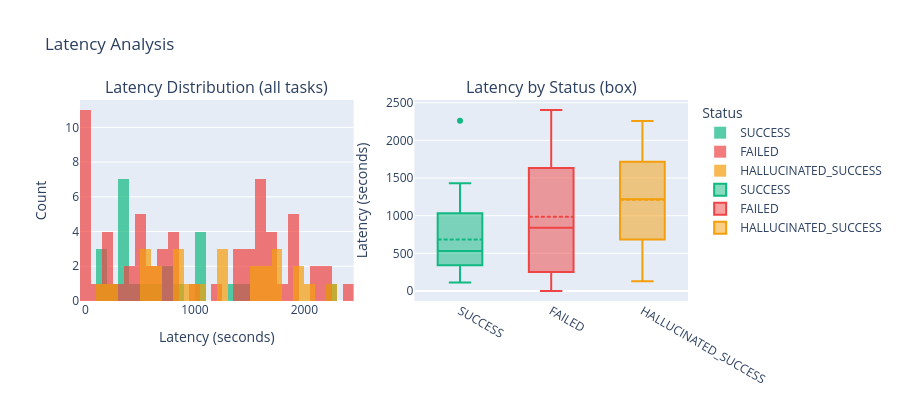

Notebook cell for this chart:
### Code cell
# ── Latency distribution ──
fig = make_subplots(rows=1, cols=2,
                    subplot_titles=['Latency Distribution (all tasks)', 'Latency by Status (box)'])

for status, color in [('SUCCESS', '#10B981'), ('FAILED', '#EF4444'), ('HALLUCINATED_SUCCESS', '#F59E0B')]:
    subset = df[df['corrected_status'] == status]
    fig.add_trace(go.Histogram(
        x=subset['latency_seconds'],
        name=status,
        marker_color=color,
        opacity=0.7,
        nbinsx=25
    ), row=1, col=1)

for status, color in [('SUCCESS', '#10B981'), ('FAILED', '#EF4444'), ('HALLUCINATED_SUCCESS', '#F59E0B')]:
    subset = df[df['corrected_status'] == status]
    fig.add_trace(go.Box(
        y=subset['latency_seconds'],
        name=status,
        marker_color=color,
        boxmean=True
    ), row=1, col=2)

fig.update_layout(
    title_text='Latency Analysis',
    height=400,
    barmode='overlay',
    legend_title='Status'
)
fig.update_xaxes(title_text='Latency (seconds)', row=1, col=1)
fig.update_yaxes(title_text='Count', row=1, col=1)
fig.update_yaxes(title_text='Latency (seconds)', row=1, col=2)
fig.show()

print('\nLatency breakdown by status:')
lat_by_status = df.groupby('corrected_status')['latency_seconds'].agg(['mean', 'median', 'std', 'min', 'max'])
print(lat_by_status.round(1).to_string())

### Figure 1 — Plotly figure (JSON) as saved in the notebook; plotly's stock layout.template omitted (floating-point values rounded to 4 significant figures)
{"data": [{"marker": {"color": "#10B981"}, "name": "SUCCESS", "nbinsx": 25, "opacity": 0.7, "type": "histogram", "x": [191.9, 838.0, 300.1, 1035.0, 1430.0, 773.6, 358.8, 1358.0, 340.4, 146.3, 622.2, 340.4, 2259.0, 368.8, 482.2, 1075.0, 1083.0, 264.6, 721.5, 577.5, 112.5, 383.4, 1032.0, 343.2], "xaxis": "x", "yaxis": "y"}, {"marker": {"color": "#EF4444"}, "name": "FAILED", "nbinsx": 25, "opacity": 0.7, "type": "histogram", "x": [0, 0, 1931.0, 515.3, 1523.0, 1610.0, 1602.0, 1766.0, 0, 1429.0, 0, 1545.0, 747.3, 2053.0, 1608.0, 0, 1711.0, 114.3, 1885.0, 574.0, 0, 0, 1160.0, 1882.0, 981.9, 1851.0, 2089.0, 1486.0, 0, 1855.0, 188.7, 2199.0, 1640.0, 0, 1718.0, 186.9, 2402.0, 460.5, 0, 0, 1555.0, 661.5, 1695.0, 2162.0, 1656.0, 1551.0, 1389.0, 1600.0, 1447.0, 229.1, 381.3, 754.9, 233.7, 840.4, 497.9, 449.9, 505.7, 573.0, 753.6, 842.9, 305.4, 479.3, 712.4], "xaxis": "x", "yaxis": "y"}, {"marker": {"color": "#F59E0B"}, "name": "HALLUCINATED_SUCCESS", "nbinsx": 25, "opacity": 0.7, "type": "histogram", "x": [1527.0, 1097.0, 1960.0, 2042.0, 1697.0, 1972.0, 2258.0, 1227.0, 590.4, 1776.0, 1716.0, 1765.0, 1501.0, 1684.0, 682.0, 1208.0, 1236.0, 510.1, 828.6, 903.6, 571.5, 862.3, 623.0, 129.2, 285.7, 838.1], "xaxis": "x", "yaxis": "y"}, {"boxmean": true, "marker": {"color": "#10B981"}, "name": "SUCCESS", "type": "box", "xaxis": "x2", "y": [191.9, 838.0, 300.1, 1035.0, 1430.0, 773.6, 358.8, 1358.0, 340.4, 146.3, 622.2, 340.4, 2259.0, 368.8, 482.2, 1075.0, 1083.0, 264.6, 721.5, 577.5, 112.5, 383.4, 1032.0, 343.2], "yaxis": "y2"}, {"boxmean": true, "marker": {"color": "#EF4444"}, "name": "FAILED", "type": "box", "xaxis": "x2", "y": [0, 0, 1931.0, 515.3, 1523.0, 1610.0, 1602.0, 1766.0, 0, 1429.0, 0, 1545.0, 747.3, 2053.0, 1608.0, 0, 1711.0, 114.3, 1885.0, 574.0, 0, 0, 1160.0, 1882.0, 981.9, 1851.0, 2089.0, 1486.0, 0, 1855.0, 188.7, 2199.0, 1640.0, 0, 1718.0, 186.9, 2402.0, 460.5, 0, 0, 1555.0, 661.5, 1695.0, 2162.0, 1656.0, 1551.0, 1389.0, 1600.0, 1447.0, 229.1, 381.3, 754.9, 233.7, 840.4, 497.9, 449.9, 505.7, 573.0, 753.6, 842.9, 305.4, 479.3, 712.4], "yaxis": "y2"}, {"boxmean": true, "marker": {"color": "#F59E0B"}, "name": "HALLUCINATED_SUCCESS", "type": "box", "xaxis": "x2", "y": [1527.0, 1097.0, 1960.0, 2042.0, 1697.0, 1972.0, 2258.0, 1227.0, 590.4, 1776.0, 1716.0, 1765.0, 1501.0, 1684.0, 682.0, 1208.0, 1236.0, 510.1, 828.6, 903.6, 571.5, 862.3, 623.0, 129.2, 285.7, 838.1], "yaxis": "y2"}], "layout": {"annotations": [{"font": {"size": 16}, "showarrow": false, "text": "Latency Distribution (all tasks)", "x": 0.225, "xanchor": "center", "xref": "paper", "y": 1, "yanchor": "bottom", "yref": "paper"}, {"font": {"size": 16}, "showarrow": false, "text": "Latency by Status (box)", "x": 0.775, "xanchor": "center", "xref": "paper", "y": 1, "yanchor": "bottom", "yref": "paper"}], "barmode": "overlay", "height": 400, "legend": {"title": {"text": "Status"}}, "title": {"text": "Latency Analysis"}, "xaxis": {"anchor": "y", "domain": [0, 0.45], "title": {"text": "Latency (seconds)"}}, "xaxis2": {"anchor": "y2", "domain": [0.55, 1]}, "yaxis": {"anchor": "x", "domain": [0, 1], "title": {"text": "Count"}}, "yaxis2": {"anchor": "x2", "domain": [0, 1], "title": {"text": "Latency (seconds)"}}}}
